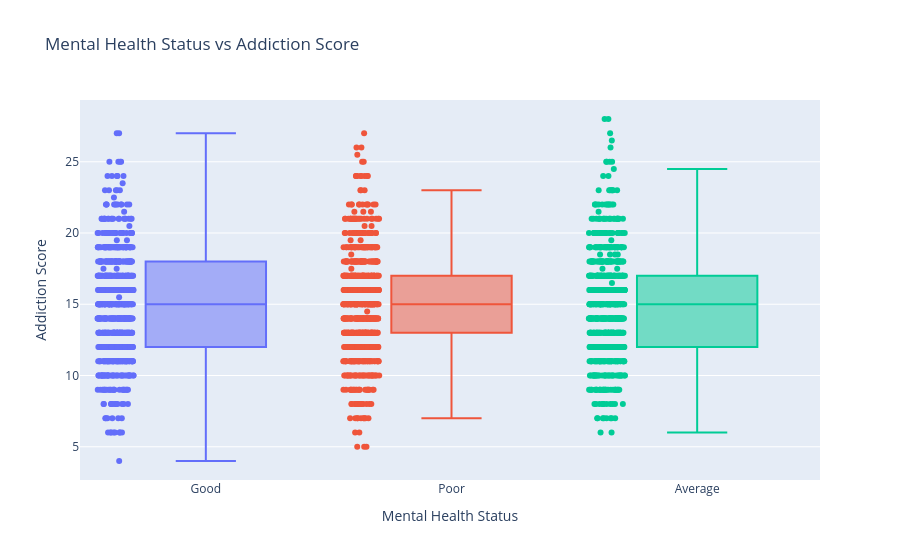

Write notebook code for a chart like this one.
### Markdown cell above
# 9. Health Factors

### Code cell
fig = px.box(
    df,
    x="mental_health_status",
    y="addiction_score",
    color="mental_health_status",
    title="Mental Health Status vs Addiction Score",
    points="all"  # shows all data points
)

fig.update_layout(
    xaxis_title="Mental Health Status",
    yaxis_title="Addiction Score",
    showlegend=False
)

fig.show()

fig.write_html("../visuals/mental_health_vs_addiction_score.html")

### Figure 1 — Plotly figure (JSON) as saved in the notebook; plotly's stock layout.template omitted (floating-point values rounded to 4 significant figures; data arrays with more than 128 entries replaced by an {"elided": "..."} marker saying what was removed)
{"data": [{"alignmentgroup": "True", "boxpoints": "all", "hovertemplate": "mental_health_status=%{x}<br>addiction_score=%{y}<extra></extra>", "legendgroup": "Good", "marker": {"color": "#636efa"}, "name": "Good", "notched": false, "offsetgroup": "Good", "orientation": "v", "showlegend": true, "type": "box", "x": {"elided": "765 str values"}, "x0": " ", "xaxis": "x", "y": {"elided": "765 float values"}, "y0": " ", "yaxis": "y"}, {"alignmentgroup": "True", "boxpoints": "all", "hovertemplate": "mental_health_status=%{x}<br>addiction_score=%{y}<extra></extra>", "legendgroup": "Poor", "marker": {"color": "#EF553B"}, "name": "Poor", "notched": false, "offsetgroup": "Poor", "orientation": "v", "showlegend": true, "type": "box", "x": {"elided": "754 str values"}, "x0": " ", "xaxis": "x", "y": {"elided": "754 float values"}, "y0": " ", "yaxis": "y"}, {"alignmentgroup": "True", "boxpoints": "all", "hovertemplate": "mental_health_status=%{x}<br>addiction_score=%{y}<extra></extra>", "legendgroup": "Average", "marker": {"color": "#00cc96"}, "name": "Average", "notched": false, "offsetgroup": "Average", "orientation": "v", "showlegend": true, "type": "box", "x": {"elided": "776 str values"}, "x0": " ", "xaxis": "x", "y": {"elided": "776 float values"}, "y0": " ", "yaxis": "y"}], "layout": {"boxmode": "overlay", "legend": {"title": {"text": "mental_health_status"}, "tracegroupgap": 0}, "showlegend": false, "title": {"text": "Mental Health Status vs Addiction Score"}, "xaxis": {"anchor": "y", "categoryarray": ["Good", "Poor", "Average"], "categoryorder": "array", "domain": [0, 1], "title": {"text": "Mental Health Status"}}, "yaxis": {"anchor": "x", "domain": [0, 1], "title": {"text": "Addiction Score"}}}}
